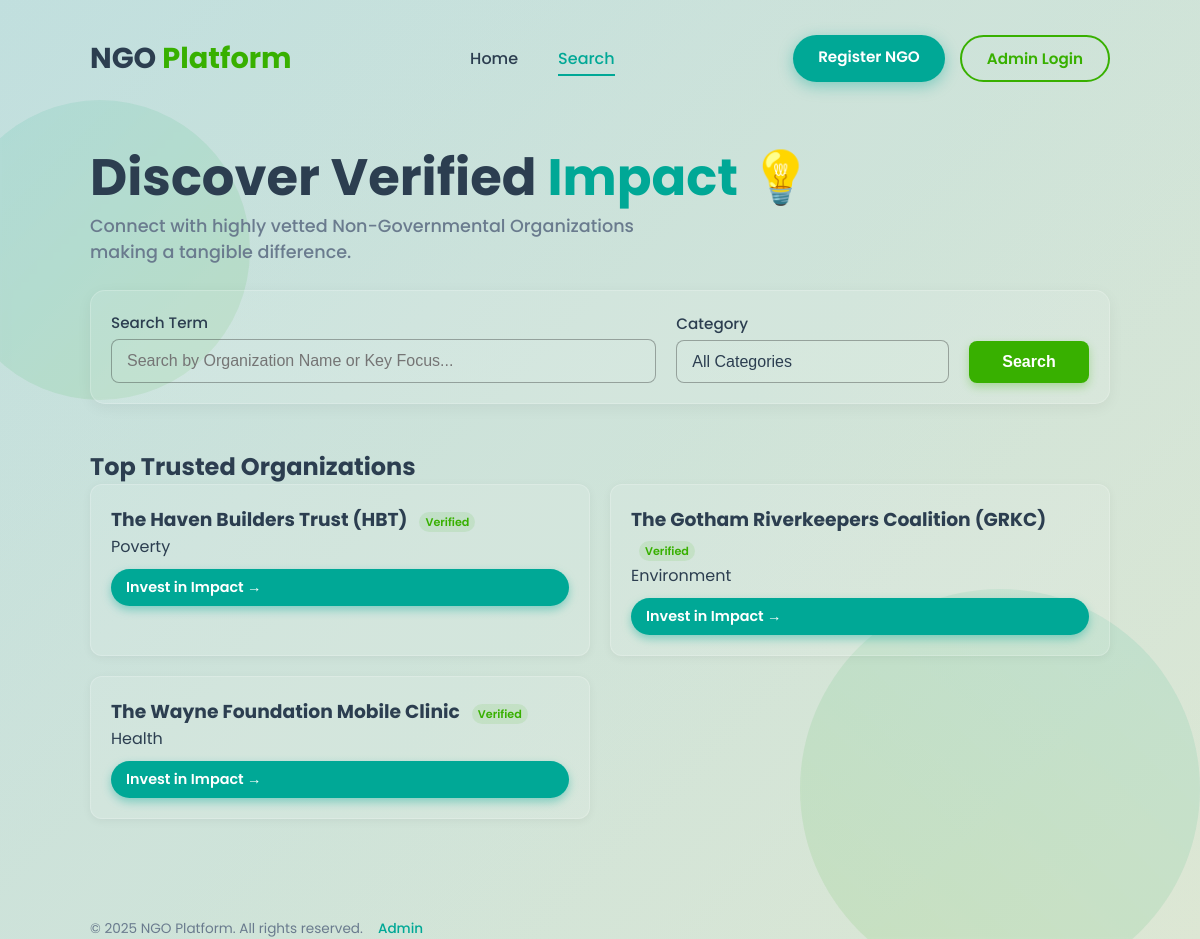
The app's page /search/ with its own data.
### backend/models/verified_ngos.py (models this page shows, shortened)
class VerifiedNGO(db.Model):
    __tablename__ = 'verified_ngos'
    id = db.Column(db.Integer, primary_key=True)
    name = db.Column(db.String(100), unique=True, nullable=False, index=True)
    contact_email = db.Column(db.String(120), unique=True, nullable=False)
    ngo_type = db.Column(db.String(50), nullable=False, index=True)
    mission = db.Column(db.Text, nullable=False)
    contact_phone = db.Column(db.String(20), nullable=True)
    location = db.Column(db.String(100), nullable=True, index=True)
    is_active = db.Column(db.Boolean, default=True)
    total_donations = db.Column(db.Float, default=0.00)
    date_approved = db.Column(db.DateTime, default=datetime.utcnow)
    payments = db.relationship(
        'Payment',
        backref='receiving_ngo',
        lazy='dynamic',
        foreign_keys='Payment.ngo_id'
    )

### backend/routes/search.py (the view)
@search.route('/', methods=['GET', 'POST'])
def index():
    form = SearchForm(request.form if request.method == 'POST' else None)
    results = []
    query_executed = False
    default_results = VerifiedNGO.query.filter_by(is_active=True).order_by(
        VerifiedNGO.date_approved.desc()
    ).limit(12).all()
    if request.method == 'POST' and form.validate():
        query_executed = True
        query = VerifiedNGO.query.filter_by(is_active=True)
        filters_applied = False
        search_term = form.search_term.data
        if search_term and search_term.strip():
            search_pattern = f'%{search_term}%'
            query = query.filter(or_(
                VerifiedNGO.name.ilike(search_pattern),
                VerifiedNGO.mission.ilike(search_pattern)
            ))
            filters_applied = True
        category = form.category.data
        if category and category.strip() != '' and category != 'All Categories':
            search_pattern = f'%{category}%'
            query = query.filter(VerifiedNGO.ngo_type.ilike(search_pattern))
            filters_applied = True
        results = query.order_by(VerifiedNGO.name).all()
        if not filters_applied:
            results = default_results
    else:
        results = default_results
    return render_template(
        'search.html',
        form=form,
        results=results,
        query_executed=query_executed,
        now=datetime.now()
    )

### backend/services/forms.py
class SearchForm(FlaskForm):
    search_term = StringField('Keyword Search', validators=[Length(max=100)])
    category = SelectField('Category', choices=[('', 'All Categories')] + NGO_TYPES, validators=[Optional()])
    location = StringField('Location/City', validators=[Length(max=50)])
    submit = SubmitField('Search')

### templates/search.html (shortened to what this page needs)
{% extends "base.html" %}
{% block content %}
<div class="main-content-search-page">
    <section class="intro-section">
        <h1 class="main-title">
            Discover Verified <span class="accent-text">Impact</span> 💡
        </h1>
        <p class="mission-statement">
            Connect with highly vetted Non-Governmental Organizations making a tangible difference.
        </p>
        <div class="search-card-wrapper">
            <div class="search-form-card">
                <form method="POST" action="{{ url_for('search.index') }}" class="search-form-grid">
                    <div class="input-group">
                        <label for="{{ form.search_term.id }}" class="visually-hidden">Search Term</label>
                        {{ form.search_term(class='custom-input', placeholder='Search by Organization Name or Key Focus...') }}
                    </div>
                    <div class="input-group">
                        <label for="{{ form.category.id }}" class="visually-hidden">Category</label>
                        {{ form.category(class='custom-select') }}
                    </div>
                    <div class="form-action-btn">
                        <input type="submit" name="submit" value="Search" class="btn search-btn">
                    </div>
                </form>
            </div>
        </div>
    </section>
    <section class="featured-organizations-section">
        <h2 class="section-title">
            {% if query_executed %}
                Search Results (<span class="accent-text">{{ results|length if results else '0' }}</span>)
            {% else %}
                Top Trusted Organizations
            {% endif %}
        </h2>
        {% if results %}
            <div class="ngo-cards-grid">
                {% for ngo in results %}
                    <div class="featured-ngo-card">
                        <div class="card-content-body">
                            <h3 class="ngo-card-title">
                                {{ ngo.name }}
                                <span class="badge badge-success-verified">Verified</span>
                            </h3>
                            <p class="card-subtitle">{{ ngo.ngo_type }}</p>
                            </div>
                        <a href="{{ url_for('donations.donate_ngo', ngo_id=ngo.id) }}" class="ngo-card-link-button">
                            Invest in Impact →
                        </a>
                    </div>
                {% endfor %}
            </div>
        {% elif query_executed %}
            <div class="custom-alert-warning">
                ⚠️ We couldn't find any organizations matching your search. Please check your spelling or category.
            </div>
        {% endif %}
    </section>
</div>
{% endblock %}

### templates/base.html (style rules this page uses)
:root { --color-background-primary: #CCE3E3; --color-accent-green: #38B000; --color-accent-teal: #00A896; --color-text-dark: #2C3E50; --color-text-muted: #6A7B8E; --color-text-light-muted: #8898A8; --glass-blur: 10px; }
* { margin: 0; padding: 0; box-sizing: border-box; }
body { font-family: 'Poppins', sans-serif; background: linear-gradient(135deg, #CCE3E3 0%, #E6EAE0 100%); color: var(--color-text-dark); min-height: 100vh; overflow-x: hidden; overflow-y: auto; display: flex; justify-content: center; align-items: flex-start; padding-top: 20px; position: relative; }
.btn { padding: 10px 25px; border-radius: 25px; font-weight: 600; transition: transform 0.2s ease, box-shadow 0.3s ease; font-size: 0.95rem; text-decoration: none; border: none; cursor: pointer; }
.main-content-search-page { display: flex; flex-direction: column; gap: 15px; flex-grow: 1; padding-bottom: 20px; }
.main-title { font-size: 3.2rem; font-weight: 700; line-height: 1.2; color: var(--color-text-dark); margin-bottom: 5px; }
.accent-text { color: var(--color-accent-teal); }
.mission-statement { font-size: 1.1rem; color: var(--color-text-muted); font-weight: 500; max-width: 600px; margin-bottom: 25px; }
.search-card-wrapper { margin-top: 0; margin-bottom: 30px; }
.search-form-card { padding: 20px; background: rgba(255, 255, 255, 0.1); border: 1px solid rgba(255, 255, 255, 0.2); border-radius: 15px; box-shadow: 0 4px 15px rgba(0, 0, 0, 0.05); }
.search-form-grid { display: grid; grid-template-columns: 3fr 1.5fr 120px; gap: 20px; align-items: flex-end; }
.input-group label { font-size: 0.95rem; color: var(--color-text-dark); font-weight: 500; margin-bottom: 5px; display: block; }
.custom-input, .custom-select { padding: 12px 15px; font-size: 1rem; background: rgba(255, 255, 255, 0.05); border: 1px solid rgba(0, 0, 0, 0.3); border-radius: 8px; color: var(--color-text-dark); outline: none; -webkit-appearance: none; -moz-appearance: none; appearance: none; width: 100%; }
.search-btn { padding: 12px 20px; font-size: 1rem; background: var(--color-accent-green); color: white; border-radius: 8px; font-weight: 600; height: auto; box-shadow: 0 4px 10px rgba(56, 176, 0, 0.3); width: 100%; }
.ngo-cards-grid { display: grid; grid-template-columns: repeat(auto-fit, minmax(450px, 1fr)); gap: 20px; margin-top: 0; }
.featured-ngo-card { background: rgba(255, 255, 255, 0.1); border: 1px solid rgba(255, 255, 255, 0.2); border-radius: 12px; box-shadow: 0 2px 10px rgba(0, 0, 0, 0.05); padding: 20px; display: flex; flex-direction: column; transition: transform 0.2s ease, box-shadow 0.2s ease; height: auto; }
.ngo-card-link-button { display: inline-block; background: var(--color-accent-teal); color: white; padding: 8px 15px; border-radius: 20px; text-decoration: none; font-weight: 600; font-size: 0.9rem; margin-top: 10px; box-shadow: 0 4px 10px rgba(0, 168, 150, 0.4); transition: background 0.3s ease, transform 0.2s ease; position: relative; }
.badge-success-verified { font-size: 0.7rem; padding: 2px 6px; border-radius: 12px; background-color: rgba(56, 176, 0, 0.1); color: var(--color-accent-green); font-weight: 600; margin-left: 8px; }

### records on screen
VerifiedNGO: name "The Haven Builders Trust (HBT)", ngo_type "Poverty"
VerifiedNGO: name "The Gotham Riverkeepers Coalition (GRKC)", ngo_type "Environment"
VerifiedNGO: name "The Wayne Foundation Mobile Clinic", ngo_type "Health"
